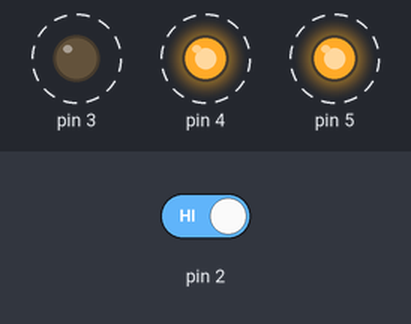
The sketch below on a simulated Arduino Uno, built with avr-gcc and run on an emulated ATmega328P. Shown: output pins drawn as LEDs (lit = HIGH). Dashed ring = blinking. The test bench sets the inputs (shaded band); at power-on: pin 2 HIGH.

Above: at 1.25 s.
1.3 s: pin 2 driven LOW
At 2.5 s:
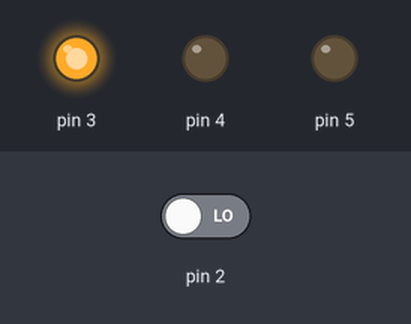
2.8 s: pin 2 driven HIGH
At 3.05 s:
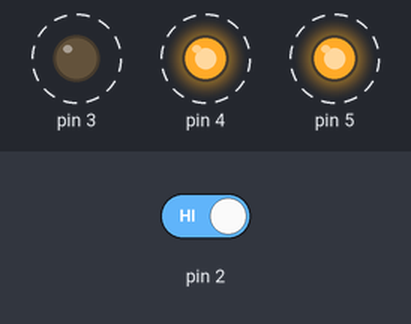
Timing chart, 0 to 11.8 s (numbered marks = the images above; inputs shaded):
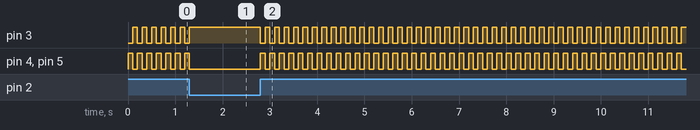

The sketch:

Project02.ino
```cpp
// Track whether the switch is open (LOW) or closed (HIGH).
int switchState = LOW;

void setup() {

  // Set pin 2 to receive the result of the switch.
  pinMode(2, INPUT);

  // Set pins 3-5 to produce output.
  pinMode(3, OUTPUT);
  pinMode(4, OUTPUT);
  pinMode(5, OUTPUT);

}

void loop() {

  // Get the state of the voltage on pin 2.
  switchState = digitalRead(2);

  // If the switch if open, the voltage will be low...
  if (switchState == LOW) {

    // ...so turn the green light on and the red light off.
    digitalWrite(3, HIGH);
    digitalWrite(4, LOW);
    digitalWrite(5, LOW);

  } else { // Otherwise, if the switch is closed, blink the lights.

    // Turn the red lights on and the green light off, then pause for a bit.
    digitalWrite(3, LOW);
    digitalWrite(4, HIGH);
    digitalWrite(5, HIGH);
    delay(100);

    // Then, toggle the LEDs, and pause again.
    digitalWrite(3, HIGH);
    digitalWrite(4, LOW);
    digitalWrite(5, LOW);
    delay(100);

  }
}
```

Measured:
- after the input at 1.3 s, pin 3: goes on until 1.3 s, then stays HIGH; pin 4, pin 5: goes on until 1.3 s, then stays LOW
- after the input at 2.8 s, pin 3–5: alternates HIGH for 0.10 s and LOW for 0.10 s, starting at once
- by itself, pin 3–5: alternates HIGH for 0.10 s and LOW for 0.10 s
